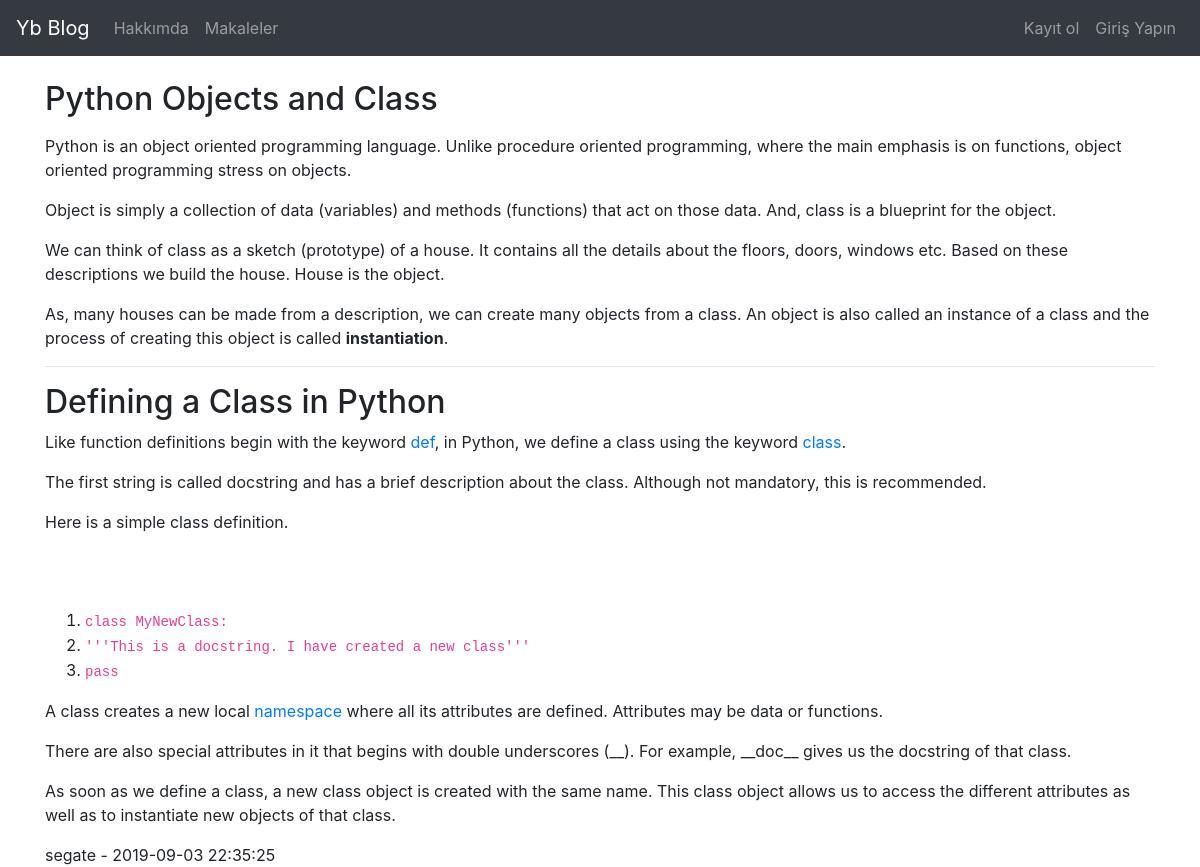
Page /article/6 on the committed database.
### tables this page shows
CREATE TABLE "articles" (
	"id"	INTEGER PRIMARY KEY AUTOINCREMENT,
	"title"	TEXT,
	"author"	TEXT,
	"content"	TEXT,
	"created_date" datetime DEFAULT CURRENT_TIMESTAMP
);

### blog.py (the view)
@app.route('/article/<int:post_id>')
def show_post(post_id):
    with sql.connect("./blog.db") as con:
        cur = con.cursor()
        cur.execute("SELECT * from articles where id = ?", (post_id,))
        row = cur.fetchone()
        if row != None:
            return render_template("article.html", row = row)
        else:
            flash("Böyle bir makale bulunamadı ya da hiç olmamıştı.", "warning")
            return render_template("article.html")

### templates/article.html
{% extends "layout.html" %}
{% block doldur %}
{% if row %}
<h2>{{ row[1] }}</h2>
<p>{{ row[3]|safe }}</p>
 {{ row[2] }} - {{ row[4] }}
{% else %}
<div class="alert alert-danger">Böyle bir makale bulunamadı ya da hiç olmamıştı.</div>
{% endif %}
{% endblock doldur %}

### rows in the picture
articles: title "Python Objects and Class", content "Python is an object oriented programming language. Unlike procedure oriented programming, where the main emphasis is on functions, object oriented programming stress on objects. Object is simply a collection of data (variables) and methods (functions) that act on those data. And, class is a blueprint for the object. We can think of class as a sketch (prototype) of a house. It contains all the details about the floors, doors, windows etc. Based on these descriptions we build the house. House is the object. As, many houses can be made from a description, we can create many objects from a class. An object is also called an instance of a class and the process of creating this object is called…", author "segate", created_date "2019-09-03 22:35:25"
